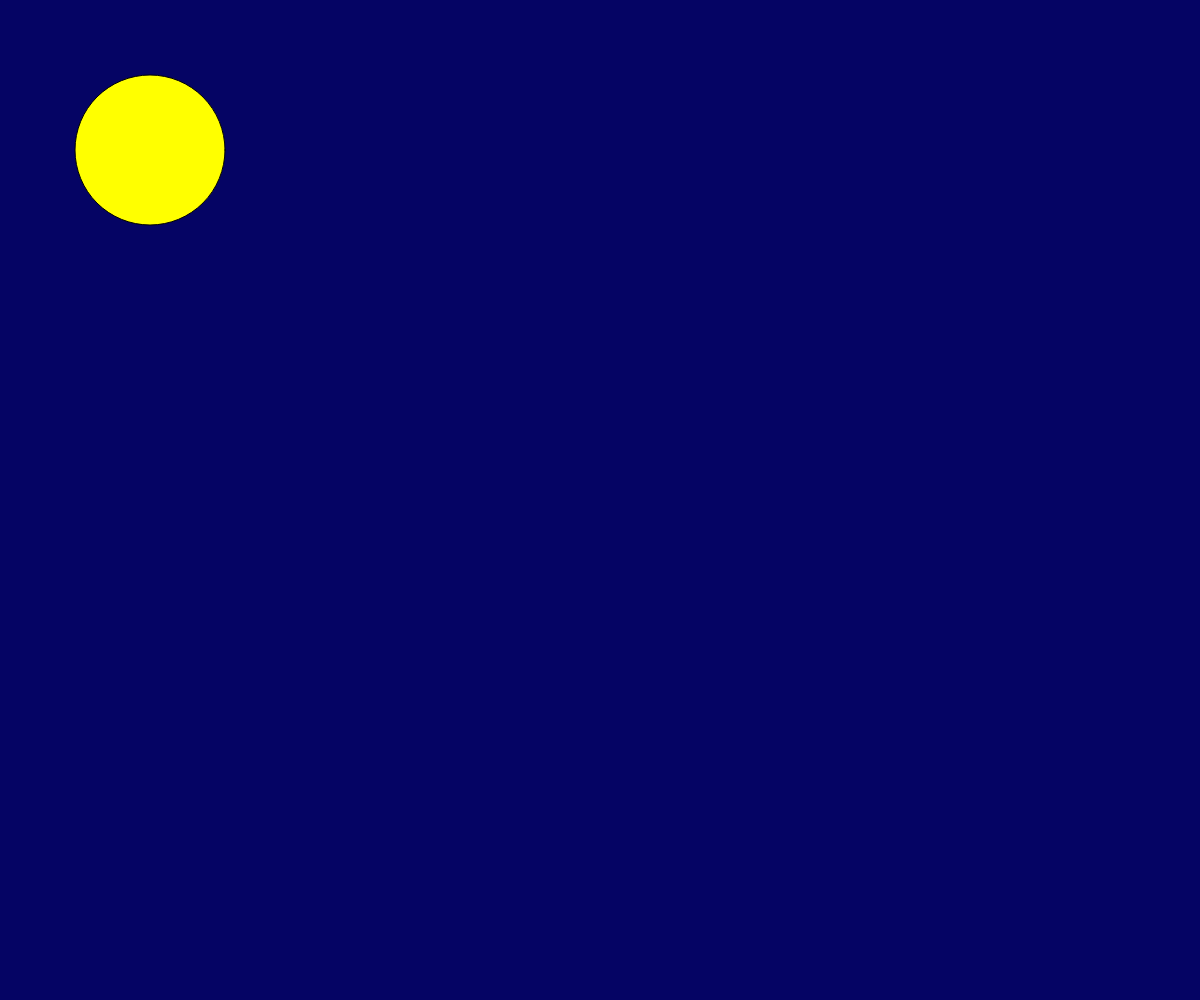
Frame 1 (no input)
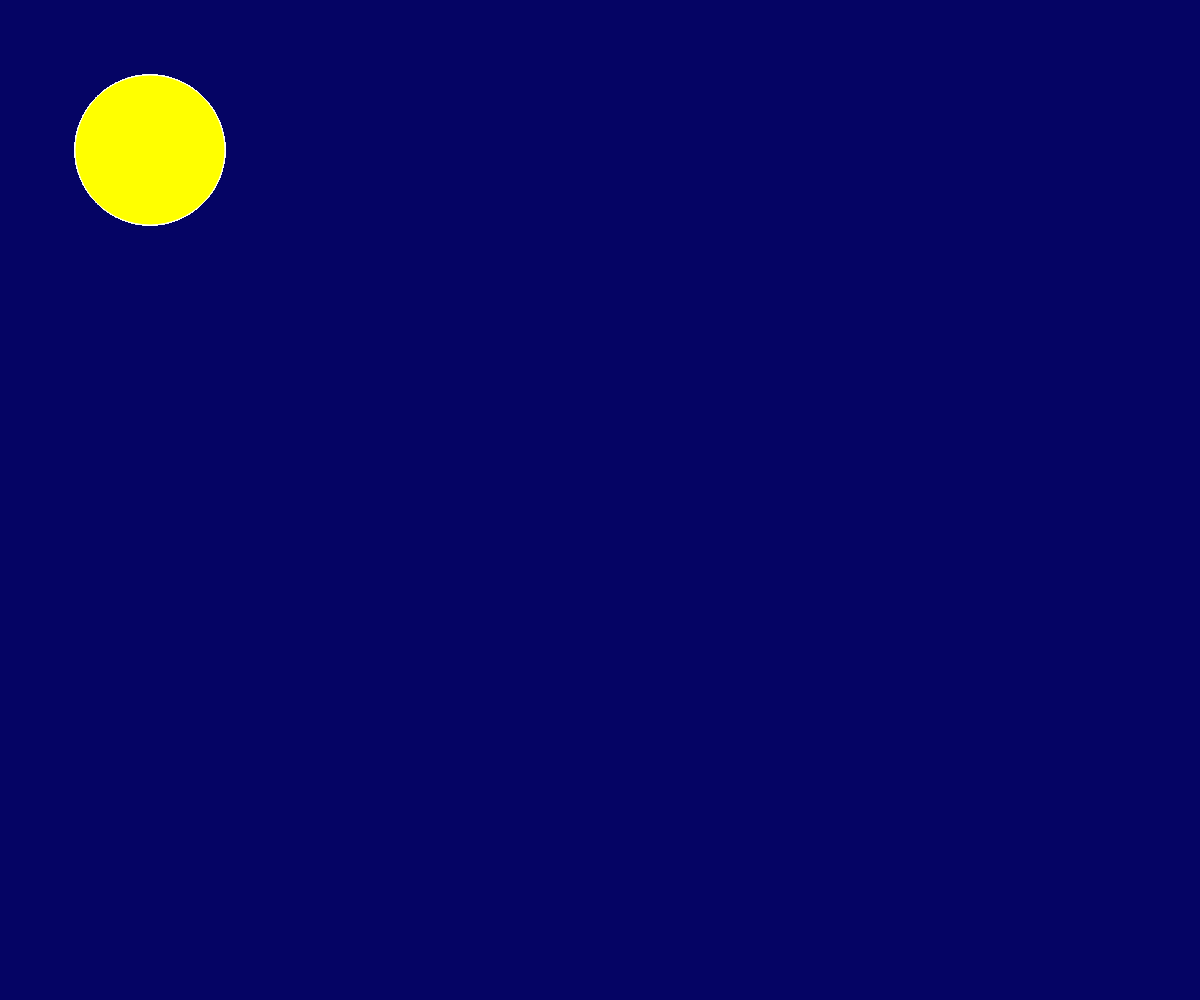
Frame 60 (no input)
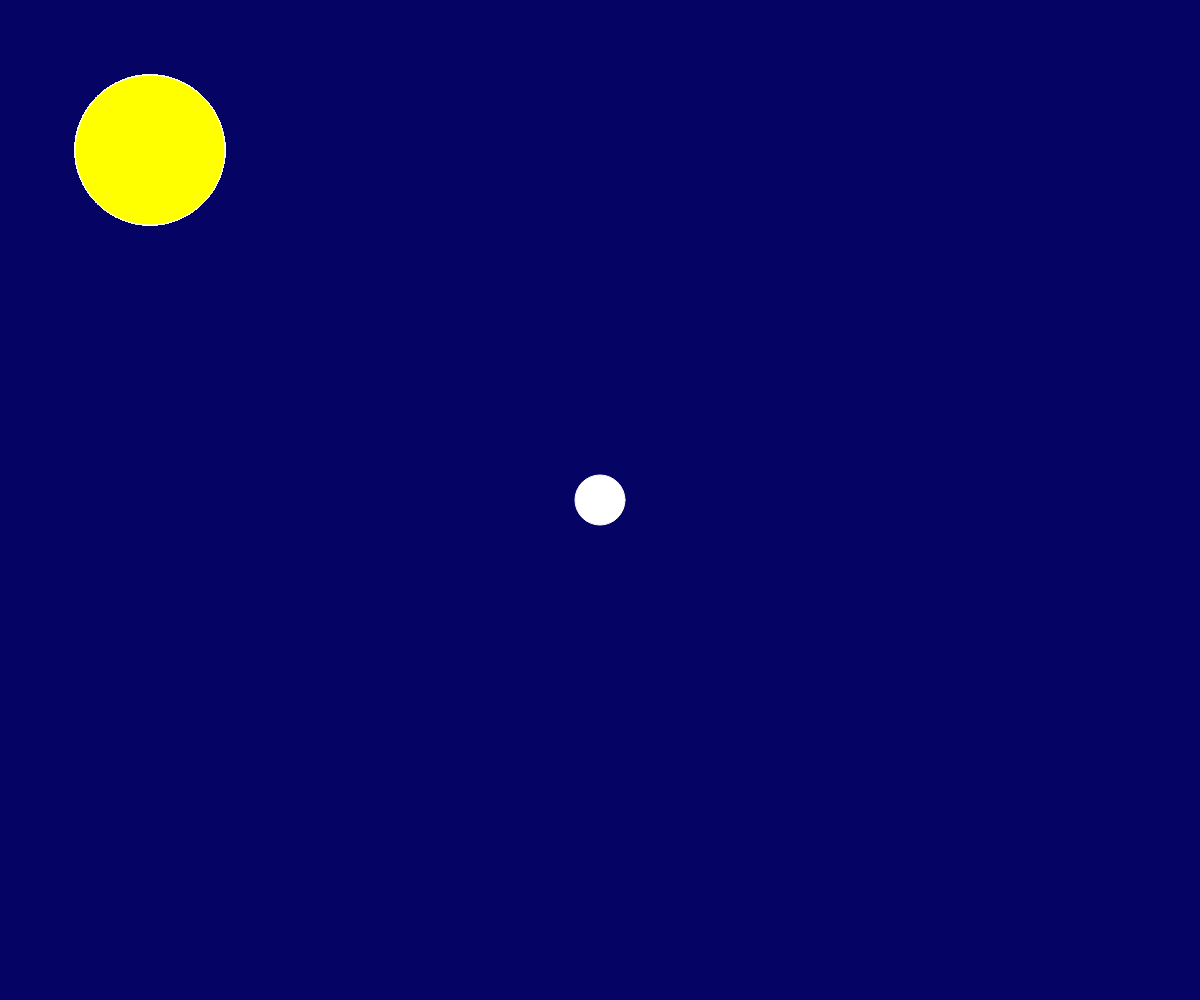
Frame 120 (the mouse pressed at the canvas centre since frame 60)

The p5.js sketch that drew these frames (run headless with seeded random() and noise() and a simulated clock; from frame 60 on, the mouse is pressed at the canvas centre):

// p5.js sketch
// ── sketch.js
function setup() {
  createCanvas(windowWidth , windowHeight)
  background(5,4,100)
}

function draw() { 
  fill(255,255,0);
  ellipse(150,150,150,150);
  stroke(255,255,255);
  
}
 function mousePressed(){
  fill(255,255,255)
  ellipse(mouseX,mouseY,50,50);
}
